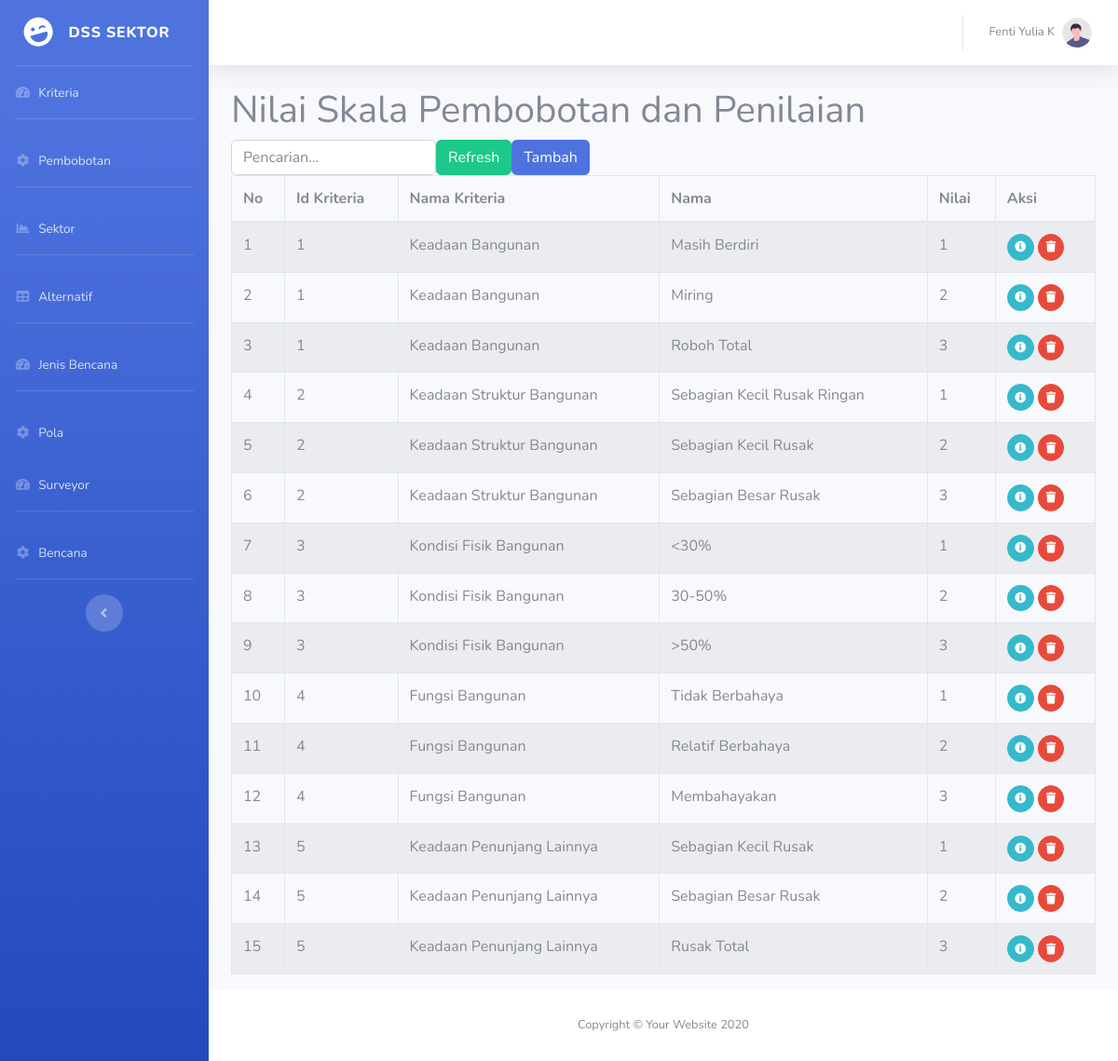
The app's page /?m=crips with its own data.
### tables this page shows
CREATE TABLE `tb_crips` (
  `id_crips` int(11) NOT NULL,
  `id_kriteria` varchar(16) DEFAULT NULL,
  `nama_kriteria` varchar(125) NOT NULL,
  `nama_crips` varchar(255) DEFAULT NULL,
  `nilai` double DEFAULT NULL
);

CREATE TABLE `tb_kriteria` (
  `id_kriteria` int(11) NOT NULL,
  `kode_kriteria` varchar(16) DEFAULT NULL,
  `nama_kriteria` varchar(255) DEFAULT NULL,
  `nilai_kriteria` int(11) DEFAULT NULL,
  `bb` int(11) DEFAULT NULL,
  `ba` int(11) DEFAULT NULL
);

### config.php (called while the page is built)
<?php
$config["server"] = 'localhost';
$config["username"] = 'root';
$config["password"] = '';
$config["database_name"] = 'nn_topsis';

### functions.php (called while the page is built, shortened)
<?php
include 'config.php';
include 'includes/db.php';
$db = new DB($config['server'], $config['username'], $config['password'], $config['database_name']);
function esc_field($str)
{
    return addslashes($str);
}

### includes/db.php (called while the page is built, shortened)
<?php
class DB
{
    var $conn = null;
    public function __construct($host, $username, $passwd, $dbname)
    {
        $this->conn = mysqli_connect($host, $username, $passwd, $dbname);
    }
    public function query($sql)
    {
        $query = mysqli_query($this->conn, $sql) or die('<pre>Error mysqli_query: ' . mysqli_error($this->conn) . '<br />' . $sql . '</pre>');
        return $query;
    }
    public function get_results($sql)
    {
        $query = $this->query($sql);
        $arr = array();
        while ($row = mysqli_fetch_object($query)) {
            $arr[] = $row;
        }
        return $arr;
    }
}

### crips.php (the view, shortened to what this page needs)
<div class="page-header">
    <h1>Nilai Skala Pembobotan dan Penilaian</h1>
</div>
<div class="panel panel-default">
    <div class="panel-heading">
        <form class="form-inline">
            <div class="form-group">
                <input class="form-control" type="text" name="q" value="<?= $_GET['q'] ?>" placeholder="Pencarian...">
            </div>
            <div class="form-group">
                <button class="btn btn-success"><span class="glyphicon glyphicon-refresh"></span> Refresh</button>
            </div>
            <div class="form-group">
                <a class="btn btn-primary" href="?m=crips_tambah"><span class="glyphicon glyphicon-plus"></span> Tambah</a>
            </div>
        </form>
    </div>
    <div class="table-responsive">
        <table class="table table-bordered table-hover table-striped">
            <thead>
                <tr>
                    <th>No</th>
                    <th>Id Kriteria</th>
                    <th>Nama Kriteria</th>
                    <th>Nama</th>
                    <th>Nilai</th>
                    <th>Aksi</th>
                </tr>
            </thead>
            <?php
            $q = esc_field($_GET['q']);
            $rows = $db->get_results("SELECT *
                FROM tb_crips c INNER JOIN tb_kriteria k ON k.id_kriteria=c.id_kriteria
                WHERE k.nama_kriteria LIKE '%$q%'
                ORDER BY k.id_kriteria, nilai");
            $no = 1;
            foreach ($rows as $row) : ?>
                <tr>
                    <td><?= $no++ ?></td>
                    <td><?= $row->id_kriteria ?></td>
                    <td><?= $row->nama_kriteria ?></td>
                    <td><?= $row->nama_crips ?></td>
                    <td><?= $row->nilai ?></td>
                    <td>
                    <a class="btn btn-info btn-circle btn-sm"
                        href="?m=crips_ubah&ID=<?= $row->id_crips ?>">
                        <i class="fas fa-info-circle"></i>
                    </a>
                    <a class="btn btn-danger btn-circle btn-sm"
                        href="aksi.php?act=crips_hapus&ID=<?= $row->id_crips ?>"
                        onclick="return confirm('Hapus data?')">
                        <i class="fas fa-trash"></i>
                    </a>
                </td>
                </tr>
            <?php endforeach ?>
        </table>
    </div>
</div>

### records on screen
tb_crips: id_kriteria.id_kriteria "1", id_kriteria.nama_kriteria "Keadaan Bangunan", nama_crips "Masih Berdiri", nilai "1"
tb_crips: id_kriteria.id_kriteria "1", id_kriteria.nama_kriteria "Keadaan Bangunan", nama_crips "Miring", nilai "2"
tb_crips: id_kriteria.id_kriteria "1", id_kriteria.nama_kriteria "Keadaan Bangunan", nama_crips "Roboh Total", nilai "3"
tb_crips: id_kriteria.id_kriteria "2", id_kriteria.nama_kriteria "Keadaan Struktur Bangunan", nama_crips "Sebagian Kecil Rusak Ringan", nilai "1"
tb_crips: id_kriteria.id_kriteria "2", id_kriteria.nama_kriteria "Keadaan Struktur Bangunan", nama_crips "Sebagian Kecil Rusak", nilai "2"
tb_crips: id_kriteria.id_kriteria "2", id_kriteria.nama_kriteria "Keadaan Struktur Bangunan", nama_crips "Sebagian Besar Rusak", nilai "3"
tb_crips: id_kriteria.id_kriteria "3", id_kriteria.nama_kriteria "Kondisi Fisik Bangunan", nama_crips "<30%", nilai "1"
tb_crips: id_kriteria.id_kriteria "3", id_kriteria.nama_kriteria "Kondisi Fisik Bangunan", nama_crips "30-50%", nilai "2"
tb_crips: id_kriteria.id_kriteria "3", id_kriteria.nama_kriteria "Kondisi Fisik Bangunan", nama_crips ">50%", nilai "3"
tb_crips: id_kriteria.id_kriteria "4", id_kriteria.nama_kriteria "Fungsi Bangunan", nama_crips "Tidak Berbahaya", nilai "1"
tb_crips: id_kriteria.id_kriteria "4", id_kriteria.nama_kriteria "Fungsi Bangunan", nama_crips "Relatif Berbahaya", nilai "2"
tb_crips: id_kriteria.id_kriteria "4", id_kriteria.nama_kriteria "Fungsi Bangunan", nama_crips "Membahayakan", nilai "3"
tb_crips: id_kriteria.id_kriteria "5", id_kriteria.nama_kriteria "Keadaan Penunjang Lainnya", nama_crips "Sebagian Kecil Rusak", nilai "1"
tb_crips: id_kriteria.id_kriteria "5", id_kriteria.nama_kriteria "Keadaan Penunjang Lainnya", nama_crips "Sebagian Besar Rusak", nilai "2"
tb_crips: id_kriteria.id_kriteria "5", id_kriteria.nama_kriteria "Keadaan Penunjang Lainnya", nama_crips "Rusak Total", nilai "3"
